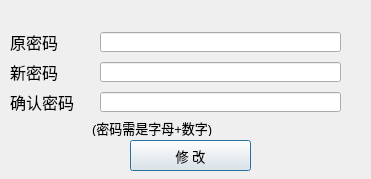
<?xml version="1.0" encoding="UTF-8"?>
<ui version="4.0">
 <class>FrameChangePasswd</class>
 <widget class="QDialog" name="FrameChangePasswd">
  <property name="windowModality">
   <enum>Qt::NonModal</enum>
  </property>
  <property name="geometry">
   <rect>
    <x>0</x>
    <y>0</y>
    <width>371</width>
    <height>179</height>
   </rect>
  </property>
  <property name="font">
   <font>
    <family>Arial</family>
    <pointsize>10</pointsize>
   </font>
  </property>
  <property name="windowTitle">
   <string>修改密码</string>
  </property>
  <property name="modal">
   <bool>true</bool>
  </property>
  <widget class="QLabel" name="label_7">
   <property name="geometry">
    <rect>
     <x>10</x>
     <y>32</y>
     <width>70</width>
     <height>20</height>
    </rect>
   </property>
   <property name="font">
    <font>
     <family>Arial</family>
     <pointsize>12</pointsize>
    </font>
   </property>
   <property name="layoutDirection">
    <enum>Qt::RightToLeft</enum>
   </property>
   <property name="text">
    <string>原密码</string>
   </property>
  </widget>
  <widget class="QPushButton" name="btnDone">
   <property name="geometry">
    <rect>
     <x>130</x>
     <y>140</y>
     <width>121</width>
     <height>31</height>
    </rect>
   </property>
   <property name="text">
    <string>修 改</string>
   </property>
  </widget>
  <widget class="QLineEdit" name="edt_old">
   <property name="geometry">
    <rect>
     <x>100</x>
     <y>32</y>
     <width>241</width>
     <height>20</height>
    </rect>
   </property>
   <property name="font">
    <font>
     <family>Arial Black</family>
     <pointsize>10</pointsize>
     <weight>75</weight>
     <bold>true</bold>
    </font>
   </property>
   <property name="text">
    <string/>
   </property>
   <property name="maxLength">
    <number>20</number>
   </property>
   <property name="echoMode">
    <enum>QLineEdit::Password</enum>
   </property>
  </widget>
  <widget class="QLineEdit" name="edt_new">
   <property name="geometry">
    <rect>
     <x>100</x>
     <y>62</y>
     <width>241</width>
     <height>20</height>
    </rect>
   </property>
   <property name="font">
    <font>
     <family>Arial Black</family>
     <pointsize>10</pointsize>
     <weight>75</weight>
     <bold>true</bold>
    </font>
   </property>
   <property name="inputMask">
    <string/>
   </property>
   <property name="text">
    <string/>
   </property>
   <property name="maxLength">
    <number>20</number>
   </property>
   <property name="echoMode">
    <enum>QLineEdit::Password</enum>
   </property>
  </widget>
  <widget class="QLabel" name="label_8">
   <property name="geometry">
    <rect>
     <x>10</x>
     <y>62</y>
     <width>70</width>
     <height>20</height>
    </rect>
   </property>
   <property name="font">
    <font>
     <family>Arial</family>
     <pointsize>12</pointsize>
     <weight>50</weight>
     <bold>false</bold>
    </font>
   </property>
   <property name="layoutDirection">
    <enum>Qt::RightToLeft</enum>
   </property>
   <property name="text">
    <string>新密码</string>
   </property>
  </widget>
  <widget class="QLineEdit" name="edt_new2">
   <property name="geometry">
    <rect>
     <x>100</x>
     <y>92</y>
     <width>241</width>
     <height>20</height>
    </rect>
   </property>
   <property name="font">
    <font>
     <family>Arial Black</family>
     <pointsize>10</pointsize>
     <weight>75</weight>
     <bold>true</bold>
    </font>
   </property>
   <property name="text">
    <string/>
   </property>
   <property name="maxLength">
    <number>20</number>
   </property>
   <property name="echoMode">
    <enum>QLineEdit::Password</enum>
   </property>
  </widget>
  <widget class="QLabel" name="label_9">
   <property name="geometry">
    <rect>
     <x>10</x>
     <y>92</y>
     <width>70</width>
     <height>20</height>
    </rect>
   </property>
   <property name="font">
    <font>
     <family>Arial</family>
     <pointsize>12</pointsize>
     <weight>50</weight>
     <bold>false</bold>
    </font>
   </property>
   <property name="layoutDirection">
    <enum>Qt::RightToLeft</enum>
   </property>
   <property name="text">
    <string>确认密码</string>
   </property>
  </widget>
  <widget class="QLabel" name="label">
   <property name="geometry">
    <rect>
     <x>92</x>
     <y>120</y>
     <width>241</width>
     <height>16</height>
    </rect>
   </property>
   <property name="text">
    <string>(密码需是字母+数字)</string>
   </property>
  </widget>
 </widget>
 <resources/>
 <connections/>
</ui>
